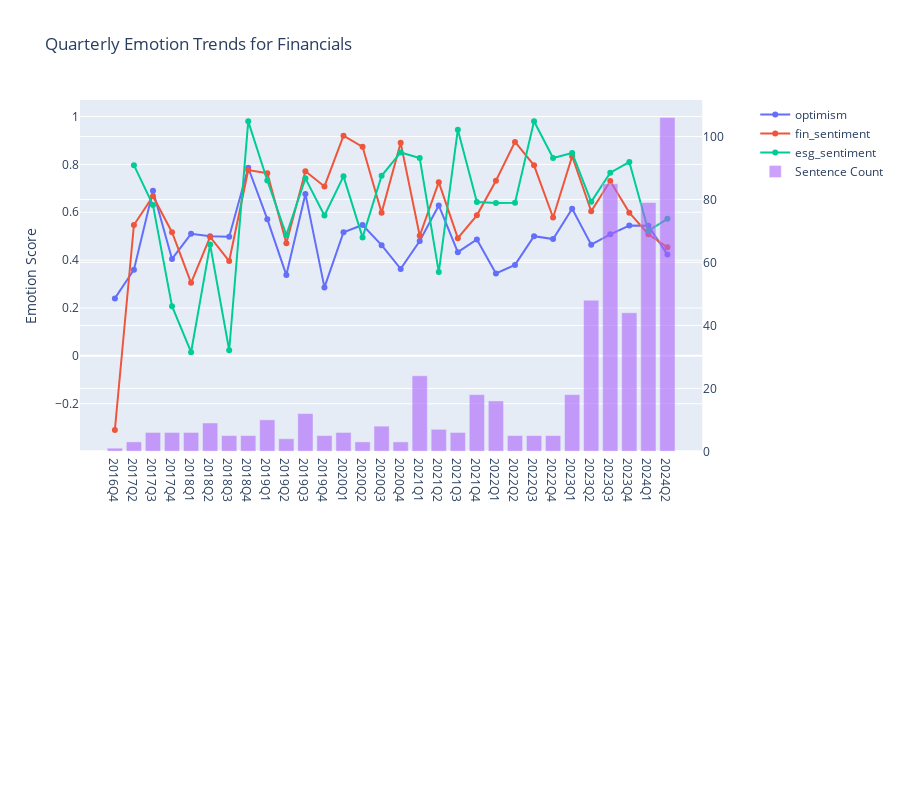

The code cell stored with this chart in its notebook:
### Markdown cell above
Finally, we select a sector and show the number of sentences, companies and emotional shifts within the sector utilizing the ***plot_metric_and_sentence_trends*** function.

### Code cell
sector = 'Financials'
data  = events_by_sector[events_by_sector['TRBC Economic Sector Name'] == sector]
metrics = [
       'emotions.optimism',
       'analysis.fin_sentiment','analysis.esg_sentiment']

plot_metric_and_sentence_trends(data, metrics, name= sector)

### Figure 1 — Plotly figure (JSON) as saved in the notebook; plotly's stock layout.template omitted (floating-point values rounded to 4 significant figures)
{"data": [{"mode": "lines+markers", "name": "optimism", "type": "scatter", "x": ["2016Q4", "2017Q2", "2017Q3", "2017Q4", "2018Q1", "2018Q2", "2018Q3", "2018Q4", "2019Q1", "2019Q2", "2019Q3", "2019Q4", "2020Q1", "2020Q2", "2020Q3", "2020Q4", "2021Q1", "2021Q2", "2021Q3", "2021Q4", "2022Q1", "2022Q2", "2022Q3", "2022Q4", "2023Q1", "2023Q2", "2023Q3", "2023Q4", "2024Q1", "2024Q2"], "xaxis": "x", "y": [0.24, 0.36, 0.69, 0.405, 0.51, 0.5, 0.498, 0.786, 0.571, 0.3375, 0.6767, 0.286, 0.5167, 0.5467, 0.4625, 0.3633, 0.48, 0.6286, 0.4333, 0.4861, 0.3444, 0.38, 0.5, 0.488, 0.615, 0.4646, 0.5076, 0.5445, 0.5432, 0.423], "yaxis": "y"}, {"mode": "lines+markers", "name": "fin_sentiment", "type": "scatter", "x": ["2016Q4", "2017Q2", "2017Q3", "2017Q4", "2018Q1", "2018Q2", "2018Q3", "2018Q4", "2019Q1", "2019Q2", "2019Q3", "2019Q4", "2020Q1", "2020Q2", "2020Q3", "2020Q4", "2021Q1", "2021Q2", "2021Q3", "2021Q4", "2022Q1", "2022Q2", "2022Q3", "2022Q4", "2023Q1", "2023Q2", "2023Q3", "2023Q4", "2024Q1", "2024Q2"], "xaxis": "x", "y": [-0.31, 0.5467, 0.6667, 0.5167, 0.305, 0.4967, 0.396, 0.776, 0.763, 0.47, 0.7717, 0.708, 0.92, 0.8733, 0.5975, 0.89, 0.5017, 0.7257, 0.4917, 0.5872, 0.7319, 0.894, 0.796, 0.578, 0.8339, 0.6042, 0.7304, 0.5984, 0.508, 0.4537], "yaxis": "y"}, {"mode": "lines+markers", "name": "esg_sentiment", "type": "scatter", "x": ["2016Q4", "2017Q2", "2017Q3", "2017Q4", "2018Q1", "2018Q2", "2018Q3", "2018Q4", "2019Q1", "2019Q2", "2019Q3", "2019Q4", "2020Q1", "2020Q2", "2020Q3", "2020Q4", "2021Q1", "2021Q2", "2021Q3", "2021Q4", "2022Q1", "2022Q2", "2022Q3", "2022Q4", "2023Q1", "2023Q2", "2023Q3", "2023Q4", "2024Q1", "2024Q2"], "xaxis": "x", "y": [null, 0.7967, 0.63, 0.2075, 0.015, 0.465, 0.02333, 0.98, 0.7325, 0.505, 0.7417, 0.5867, 0.75, 0.495, 0.7525, 0.85, 0.8262, 0.35, 0.945, 0.643, 0.6386, 0.64, 0.98, 0.8267, 0.8479, 0.6435, 0.7653, 0.8097, 0.5228, 0.5727], "yaxis": "y"}, {"name": "Sentence Count", "opacity": 0.6, "type": "bar", "x": ["2016Q4", "2017Q2", "2017Q3", "2017Q4", "2018Q1", "2018Q2", "2018Q3", "2018Q4", "2019Q1", "2019Q2", "2019Q3", "2019Q4", "2020Q1", "2020Q2", "2020Q3", "2020Q4", "2021Q1", "2021Q2", "2021Q3", "2021Q4", "2022Q1", "2022Q2", "2022Q3", "2022Q4", "2023Q1", "2023Q2", "2023Q3", "2023Q4", "2024Q1", "2024Q2"], "xaxis": "x", "y": [1, 3, 6, 6, 6, 9, 5, 5, 10, 4, 12, 5, 6, 3, 8, 3, 24, 7, 6, 18, 16, 5, 5, 5, 18, 48, 85, 44, 79, 106], "yaxis": "y2"}], "layout": {"height": 800, "title": {"text": "Quarterly Emotion Trends for Financials"}, "xaxis": {"anchor": "y", "domain": [0, 0.94]}, "xaxis2": {"anchor": "y3", "domain": [0, 0.94]}, "yaxis": {"anchor": "x", "domain": [0.4333, 1], "title": {"text": "Emotion Score"}}, "yaxis2": {"anchor": "x", "overlaying": "y", "side": "right"}, "yaxis3": {"anchor": "x2", "domain": [0, 0.2833]}}}
